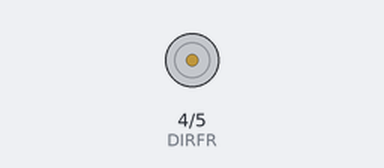
This sketch was run on a simulated Arduino Uno, built with avr-gcc and run on an emulated ATmega328P. On the bench: direction and speed pins drawn as motors (green arrow = direction pin HIGH = forward, orange = LOW = backward, longer = more drive).

Above: at 0.1 s.
At 12.1 s:
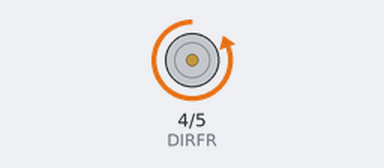
Timing chart, 0 to 15.5 s (numbered marks = the images above):
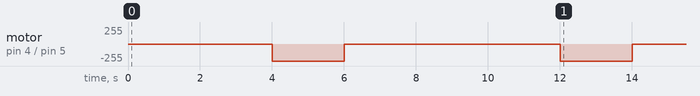

The sketch:

right_front_motor.ino
```cpp
//right_front, go and back

//pin setting
const int DIRFR =4;
const int PWMFR =5;

void setup() {
  //setting
  pinMode(DIRFR, OUTPUT);

  digitalWrite(DIRFR, LOW);
  analogWrite(PWMFR, 0);


  for(int cnt =0;cnt <2;cnt ++) {
    //go
    digitalWrite(DIRFR, HIGH);
    analogWrite(PWMFR, 0);

    delay(2000);

    //stop
    digitalWrite(DIRFR, LOW);
    analogWrite(PWMFR, 0);

    delay(2000);

    // 오른쪽 후진
    digitalWrite(DIRFR, LOW);
    analogWrite(PWMFR, 255);

    delay(2000);

    //back
    digitalWrite(DIRFR, LOW);
    analogWrite(PWMFR, 0);

    delay(2000);
  }
}

void loop() {
  // put your main code here, to run repeatedly:

}
```
